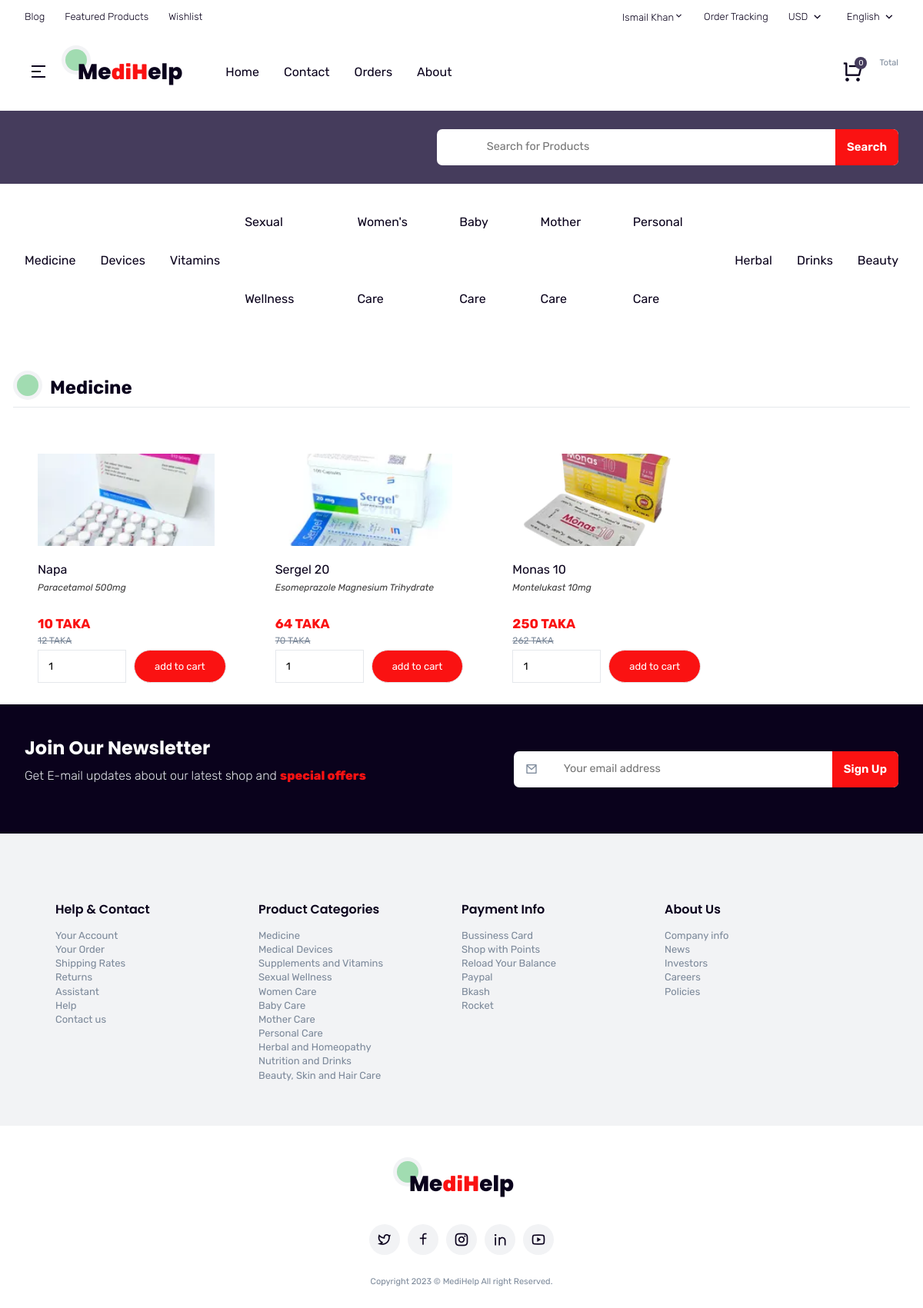
The app's page /medicine.php (signed in) with its own data.
### tables this page shows
CREATE TABLE `users` (
  `id` int(100) NOT NULL,
  `name` varchar(100) NOT NULL,
  `email` varchar(100) NOT NULL,
  `password` varchar(100) NOT NULL,
  `user_type` varchar(20) NOT NULL DEFAULT 'user'
);

CREATE TABLE `products` (
  `id` int(100) NOT NULL,
  `name` varchar(100) NOT NULL,
  `gname` varchar(100) NOT NULL,
  `oprice` int(100) NOT NULL,
  `price` int(100) NOT NULL,
  `image` varchar(100) NOT NULL
);

### medicine.php (the view, shortened to what this page needs)
<?php
include 'config.php';
$user_id = $_SESSION['user_id'];
?>
<!DOCTYPE html>
<html lang="en">
<head>
    <link rel="stylesheet" href="https://cdn.jsdelivr.net/npm/remixicon@2.5.0/fonts/remixicon.css">
    <link rel="stylesheet" href="https://cdnjs.cloudflare.com/ajax/libs/font-awesome/5.15.4/css/all.min.css"/>
    <link rel="stylesheet" href="https://cdnjs.cloudflare.com/ajax/libs/font-awesome/6.2.1/css/all.min.css"/>
    <link rel="stylesheet" href="https://cdnjs.cloudflare.com/ajax/libs/font-awesome/6.0.0/css/all.min.css">
    <link rel="stylesheet" href="https://cdn.jsdelivr.net/npm/swiper@8/swiper-bundle.min.css"/>
   <link rel="stylesheet" href="css/style.css">
   <link rel="stylesheet" href="css/style1.css">
</head>
<body>
<?php include 'header.php'; ?>
    <div id="page" class="site page-single">
    <header>
        <div class="header-main mobile-hide">
            <div class="container">
                <div class="wrapper flexitem">
                    <div class="right">
                        <div class="search-box">
                            <form action="" class="search">
                                <span class="icon-large"><i class="risearch-line"></i></span>
                                <input type="search" placeholder="Search for Products">
                                <button type="submit">Search</button>
                            </form>
                        </div>
                    </div>
                </div>
            </div>
        </div>
    </header>
    <?php include 'header1.php'; ?>
    <div class="features">
            <div class="container">
                <div class="wrapper">
                    <div class="column">
                        <div class="sectop flexitem">
                            <h2 style="text-align: center;"><span class="circle" style="text-align: center;"></span><span>Medicine</span></h2>
                        </div>
                        <div class="products main flexwrap">
                            <?php
                                $select_products = mysqli_query($conn, "SELECT * FROM `products` ") or die('query failed');
                                if(mysqli_num_rows($select_products) > 0){
                                    while($fetch_products = mysqli_fetch_assoc($select_products)){
                            ?>
                            <form action="" method="post">
                            <div class="item">
                                <div class="media ">
                                    <div class="thumbnail object-cover-1">
                                        <a href="#">
                                            <img src="uploaded_img/<?php echo $fetch_products['image']; ?>" alt="">
                                        </a>
                                    </div>
                                </div>
                                <div class="content">
                                    <h3 class="main-links"><a href="#"><?php echo $fetch_products['name']; ?></a></h3>
                                    <p style="font-weight: 5px; color:rgb(59, 58, 58); font-size: 12px;"><i><?php echo $fetch_products['gname']; ?></i></p>
                                    <div class="rrr">
                                        <div class="price">
                                            <span class="current"><?php echo $fetch_products['oprice']; ?> TAKA</span>
                                            <span class="normal mini-text"><?php echo $fetch_products['price']; ?> TAKA</span>
                                        </div>
                                    </div>
                                    <div class="quintity" style="display:flex;">
                                        <input type="number" min="1" name="product_quantity" value="1" style="width: 115px;">
                                        <input type="submit" value="add to cart" name="add_to_cart" class="primary-button mini-button" style="margin-left: 10px;">
                                    </div>
                                </div>
                            </div>
                            </form>
                            <?php
                                    }
                                }else{
                                    echo '<p class="empty">no products added yet!</p>';
                                }
                            ?>
                        </div>
                    </div>
                </div>
            </div>
        </div>
<?php include 'footer.php'; ?>
</div>
</body>
</html>

### header.php (shortened to what this page needs)
<div id="page" class="site page-home">
        <header>
            <div class="header-top mobile-hide">
                <div class="container">
                    <div class="wrapper flexitem">
                        <div class="left">
                            <ul class="flexitem main-link">
                                <li><a href="#">Blog</a></li>
                                <li><a href="#">Featured Products</a></li>
                                <li><a href="#">Wishlist</a></li>
                            </ul>
                        </div>
                        <div class="right">
                            <ul class="flexitem main-links">
                            <?php
                            	$select_user = mysqli_query($conn, "SELECT * FROM `users` WHERE id = '$user_id'") or die('query failed');
                                if(mysqli_num_rows($select_user) > 0){
                                    $fetch_user = mysqli_fetch_assoc($select_user);
                                };
                            ?>
                                <li><p><span><?php echo $fetch_user['name']; ?><i class="ri-arrow-down-s-line"></i></span></p>
                                </li>
                                <li><a href="#">Order Tracking</a></li>
                                <li><a href="#">USD <span class="icon-small"><i class="ri-arrow-down-s-line"></i></span></a>
                                </li>
                                <li><a href="#">English<span class="icon-small"><i class="ri-arrow-down-s-line"></i></span></a>
                                </li>
                            </ul>
                        </div>
                    </div>
                </div>
            </div>
        </header>
        <div class="header-nav">
            <div class="container">
                <div class="wrapper flexitem">
                    <a href="#" class="trigger dexktop-hide"><span class="i ri-menu-2-line"></span></a>
                    <div class="lift flexitem">
                        <div class="logo"><a href="home.php"><span class="circle"></span>Me<span class="logocolor">diH</span>elp</a></div>
                        <nav class="mobile-hide">
                            <ul class="flexitem second-links">
                                <li><a href="home.php">Home</a></li>
                                <li class="has-child">
                                    <a href="contact.php">Contact</a>
                                </li>
                                <li class="has-child">
                                    <a href="orders.php">Orders</a>
                                </li>
                                <li><a href="about.php">About</a>
                                </li>
                            </ul>
                        </nav>
                    </div>
                    <div class="right">
                           <ul class="flexitem second-link">
                            <li><a href="cart.php" class="iscart" style="display:flex; justify-content: speach-between;">
                                    <div class="icon-large">
                                          <?php
                                             $select_cart_number = mysqli_query($conn, "SELECT * FROM `cart` WHERE user_id = '$user_id'") or die('query failed');
                                             $cart_rows_number = mysqli_num_rows($select_cart_number);
                                          ?>
                                          <i class="ri-shopping-cart-line"></i>
                                          <div class="fly-item">
                                             <span class="item-number"><?php echo $cart_rows_number; ?></span>
                                          </div>
                                    </div>
                                    <div class="icon-text" >
                                          <div class="mini-text">Total</div>
                                    </div>
                                 </a>
                              </li>
                           </ul>
                    </div>
                </div>
            </div>
        </div>
      </div>

### css/style1.css (style rules this page uses)
:root { --primary-color: #fa1212; --red:#c0392b; --orange:#f39c12; --black:#333; --white:#fff; --light-color:#666; --light-white:#ccc; --light-bg:#f2f3f5; --border:.1rem solid #e5e8ec; --box-shadow:0 .5rem 1rem rgba(0,0,0,.1); }
* { font-family: 'Rubik', sans-serif; margin:0; padding:0; box-sizing: border-box; outline: none; border:none; text-decoration: none; transition:all .2s linear; }
html { font-size: 62.5%; overflow-x: hidden; }

### records on screen
users: name "Ismail Khan"
products: image (picture), name "Napa", gname "Paracetamol 500mg", oprice "10", price "12"
products: image (picture), name "Sergel 20", gname "Esomeprazole Magnesium Trihydrate", oprice "64", price "70"
products: image (picture), name "Monas 10", gname "Montelukast 10mg", oprice "250", price "262"

### other values on screen
$cart_rows_number "0"
